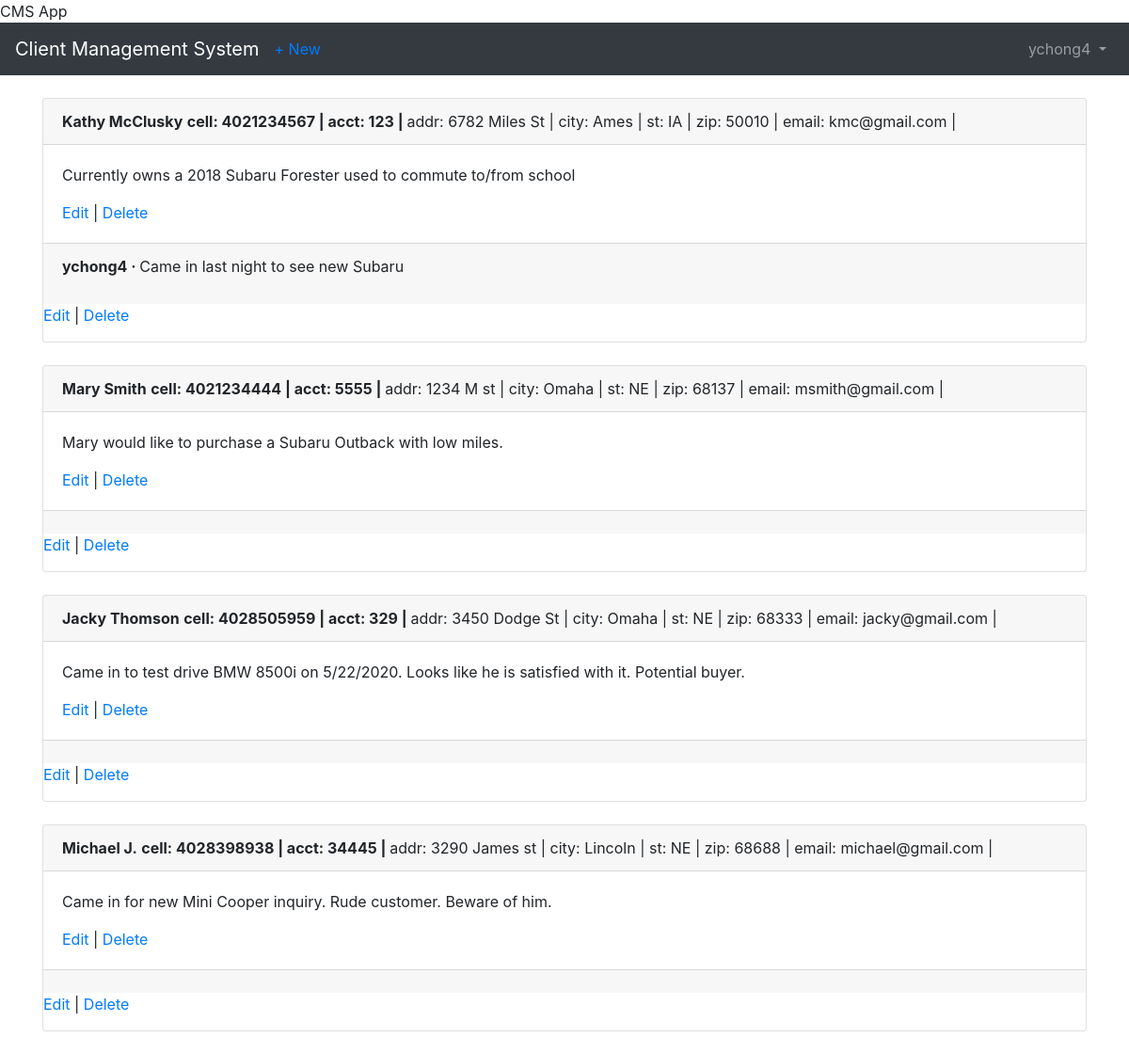
Page /clients/ (signed in) on the committed database.
### users/models.py (models this page shows)
class CustomUser(AbstractUser):
    department = models.CharField(max_length=50, default='', null=True, blank=True)
    employee_cell_phone = models.CharField(max_length=50, default='', null=True, blank=True)

### clients/models.py (models this page shows, shortened)
class Client(models.Model):
    name = models.CharField(max_length=50,blank=False, null=False, default=' ')
    address = models.CharField(max_length=50, blank=True, null=True,default=' ')
    city = models.CharField(max_length=50, default=' ')
    state = models.CharField(max_length=50, default='NE')
    zipcode = models.CharField(max_length=10, default='00000')
    email = models.EmailField(max_length=100, default=' ')
    cell_phone = models.CharField(max_length=50, default='(402)000-0000')
    acct_number = models.CharField(max_length=50, blank=True, null=True, default='00000')
    notes = models.TextField()
    date = models.DateTimeField(auto_now_add=True)
    author = models.ForeignKey(
        get_user_model(),
        on_delete=models.CASCADE,
    )

class Comment(models.Model):
    client = models.ForeignKey(
        Client,
        on_delete=models.CASCADE,
        related_name='comments',
    )
    comment = models.CharField(max_length=140)
    author = models.ForeignKey(
        get_user_model(),
        on_delete=models.CASCADE,
    )
    def __str__(self):
        return self.comment

### clients/views.py (the view)
# urls.py: path('', ClientListView.as_view(), name='client_list'),
class ClientListView(LoginRequiredMixin, ListView):
    model = Client
    template_name = 'client_list.html'

### templates/client_list.html (shortened to what this page needs)
<!DOCTYPE html>
<html lang="en">{% extends 'base.html' %}
{% block content %}
  {% for client in object_list %}
    <div class="card">
      <div class="card-header">
        <span class="font-weight-bold">{{ client.name }}</span>
        <span class="font-weight-bold">cell: {{ client.cell_phone }} | </span>
        <span class="font-weight-bold">acct: {{ client.acct_number }} | </span>
        <span class="font-muted">addr: {{ client.address }} | </span>
        <span class="font-muted-">city: {{ client.city }} | </span>
        <span class="font-muted">st: {{ client.state }} | </span>
        <span class="font-muted">zip: {{ client.zipcode }} | </span>
        <span class="font-muted">email: {{ client.email }} | </span>
      </div>
      <div class="card-body">
        <p>{{client.notes}}</p>
        <a href="{% url 'client_edit' client.pk %}">Edit</a> |
        <a href="{% url 'client_delete' client.pk %}">Delete</a>
      </div>
      <div class="card-footer">
        {% for comment in client.comments.all %}
          <p>
            <span class="font-weight-bold">{{ comment.author }} &middot; </span>
            {{ comment }}
          </p>
        {% endfor %}
      </div>
        <p><a href="{% url 'client_edit' client.pk %}">Edit</a> | <a href="{% url 'client_delete' client.pk %}">Delete</a></p>
    </div>
    <br />
  {% endfor %}
{% endblock content %}

### templates/base.html (shortened to what this page needs)
<!doctype html>
<html lang="en">
  <head>
    <link rel="stylesheet" href="https://stackpath.bootstrapcdn.com/bootstrap/4.1.3/css/bootstrap.min.css">
    <name>{% block name %}CMS App{% endblock name %}</name>
  </head>
  <body>
    <nav class="navbar navbar-expand-md navbar-dark bg-dark mb-4">
      <a class="navbar-brand" href="{% url 'home' %}">Client Management System</a>
      {% if user.is_authenticated %}
        <ul class="navbar-nav mr-auto">
          <li class="nav-item"><a href="{% url 'client_new' %}">+ New</a></li>
        </ul>
      {% endif %}
      <div class="collapse navbar-collapse" id="navbarCollapse">
        {% if user.is_authenticated %}
          <ul class="navbar-nav ml-auto">
            <li class="nav-item">
              <a class="nav-link dropdown-toggle" href="#" id="userMenu"\
              data-toggle="dropdown" aria-haspopup="true" aria-expanded\
              ="false">
                {{ user.username }}
              </a>
            </li>
          </ul>
        {% endif %}
      </div>
    </nav>
    <div class="container">
      {% block content %}
      {% endblock content %}
    </div>
  </body>
</html>

### rows in the picture
CustomUser: username "ychong4"
Client: name "Kathy McClusky", cell_phone "4021234567", acct_number "123", address "6782 Miles St", city "Ames", state "IA", zipcode "50010", email "kmc@gmail.com", notes "Currently owns a 2018 Subaru Forester used to commute to/from school"
Comment: author "ychong4", comment "Came in last night to see new Subaru"
Client: name "Mary Smith", cell_phone "4021234444", acct_number "5555", address "1234 M st", city "Omaha", state "NE", zipcode "68137", email "msmith@gmail.com", notes "Mary would like to purchase a Subaru Outback with low miles."
Client: name "Jacky Thomson", cell_phone "4028505959", acct_number "329", address "3450 Dodge St", city "Omaha", state "NE", zipcode "68333", email "jacky@gmail.com", notes "Came in to test drive BMW 8500i on 5/22/2020. Looks like he is satisfied with it. Potential buyer."
Client: name "Michael J.", cell_phone "4028398938", acct_number "34445", address "3290 James st", city "Lincoln", state "NE", zipcode "68688", email "michael@gmail.com", notes "Came in for new Mini Cooper inquiry. Rude customer. Beware of him."
